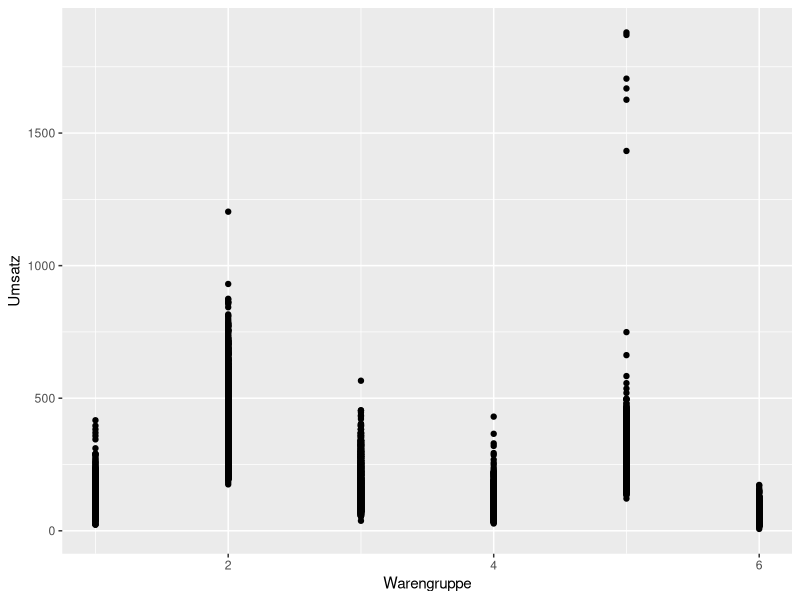
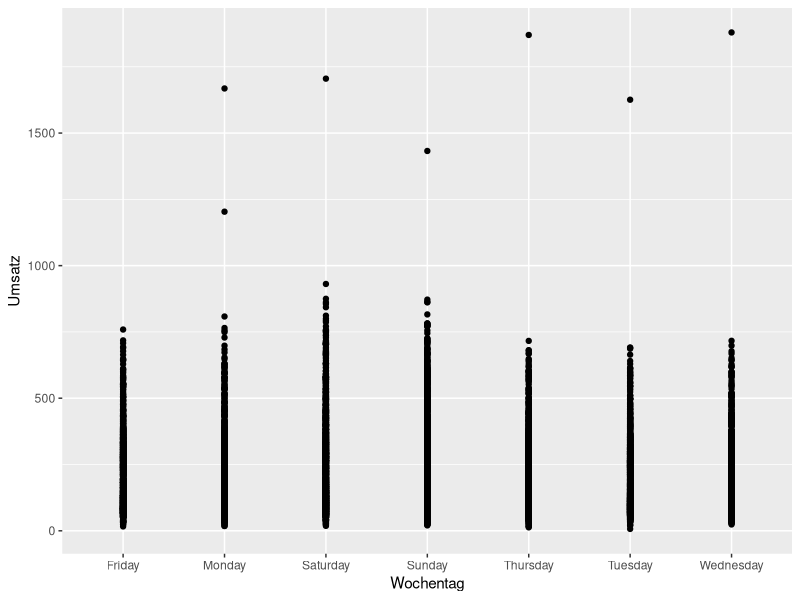
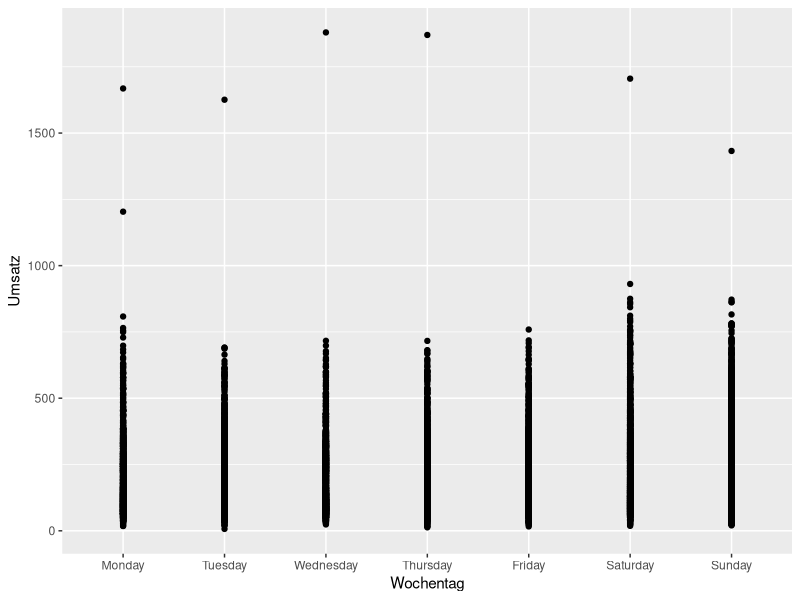

Generate these figures, in order, with R: (Note: this script raises an error after producing the figures.)
## ---- chunk 1
library(tidyverse)

umsatz_data <- read_csv("inc/umsatzdaten_gekuerzt.csv")

## ---- chunk 2
ggplot(umsatz_data, aes(x = Warengruppe, y = Umsatz)) + geom_point()

## ---- chunk 3

umsatz_data <- read_csv("inc/umsatzdaten_gekuerzt.csv") %>%
  mutate(Wochentag = weekdays(as.Date(Datum, "%d.%m.%Y")))

## ---- chunk 4
ggplot(umsatz_data, aes(x = Wochentag, y = Umsatz)) + geom_point()

## ---- chunk 5

umsatz_data <- read_csv("inc/umsatzdaten_gekuerzt.csv") %>%
  mutate(Wochentag = factor(weekdays(as.Date(Datum, "%d.%m.%Y")), 
                            levels = c("Monday", "Tuesday", "Wednesday", 
                                       "Thursday", "Friday", "Saturday", 
                                       "Sunday")))

ggplot(umsatz_data, aes(x = Wochentag, y = Umsatz)) + 
  geom_point()

## ---- chunk 6
plot_bar <- ggplot(umsatz_data, aes(x = Wochentag, y = Umsatz))+ geom_bar()
plot_bar

## ---- chunk 7
plot_bar_1 <- ggplot(umsatz_data, aes(x = Wochentag, y = Umsatz)) + 
  geom_bar(stat = "summary", fun.y = sum)
plot_bar_1

# * # The fun.y argument in geom_bar() is used to specify the summary function to be used to aggregate the data for each group.

# By default, fun.y is set to "identity", which means that the values of the y variable (i.e., Umsatz in this case) are used directly as the heights of the bars. However, in most cases, you will want to calculate a summary statistic of the y variable for each group, such as the mean, median, sum, etc.

#You can specify any summary function that you like using the fun.y argument. The function should take a vector of values and return a single summary value. For example, sum, mean, median, max, min, etc. are all valid summary functions.

#In the case of the bar plot we just created, we specified fun.y = sum, which means that the values of Umsatz for each weekday are summed up to create the bar heights. This is useful when you want to show the total amount of sales for each weekday, rather than the count of observations. *
# plot_bar_2 <- ggplot(umsatz_data, aes(x = Wochentag, y = Umsatz)) + geom_bar(stat = "summary")
# plot_bar_2
## ---- chunk 8
# * # Calculate mean and standard error for each weekday
umsatz_summary <- umsatz_data %>%
  group_by(Wochentag) %>%
  summarise(mean = mean(Umsatz),
            se = sd(Umsatz) / sqrt(n()))

# Add error bars to bar plot
plot_bar_3 <- ggplot(umsatz_summary, aes(x = Wochentag, y = mean)) +
  geom_bar(stat = "identity", fill = "steelblue") +
  geom_errorbar(aes(ymin = mean - 1.96*se, ymax = mean + 1.96*se), width = 0.4)
plot_bar_3
# *
# * In this code, we first use group_by() and summarise() to calculate the mean and standard error of Umsatz for each weekday. We then use geom_errorbar() to add error bars to the plot. The ymin and ymax arguments in geom_errorbar() specify the lower and upper bounds of the confidence interval, respectively, using a multiplier of 1.96 times the standard error to represent the 95% confidence interval. The width argument controls the width of the error bars. *

## ---- chunk 9
# *
sample_data <- umsatz_data[sample(nrow(umsatz_data), 5000),]
shapiro.test(sample_data$Umsatz)
# *

## ---- chunk 10
# *
plot_his <- ggplot(umsatz_data, aes(x = Umsatz)) + 
  geom_histogram(binwidth = 25)
plot_his

plot_his_1 <- ggplot(umsatz_data, aes(x = Umsatz)) + 
  geom_histogram(binwidth = 50, fill = "steelblue", color = "black") +
  labs(title = "Histogram of Umsatz", x = "Umsatz", y = "Count")
plot_his_1

# * 
## ---- chunk 11
# *
# Function to calculate mean and confidence interval using bootstrap method
bootstrap_mean_ci <- function(data, alpha = 0.05, n_bootstraps = 1000) {
  # Calculate the mean of the original data
  mean_orig <- mean(data, na.rm = TRUE)
  
  # Bootstrap resampling
  boot_means <- numeric(n_bootstraps)
  for (i in seq_len(n_bootstraps)) {
    boot_data <- sample(data, size = length(data), replace = TRUE)
    boot_means[i] <- mean(boot_data, na.rm = TRUE)
  }
  
  # Calculate confidence interval
  ci <- quantile(boot_means, c(alpha/2, 1-alpha/2))
  
  # Return the mean and confidence interval
  return(list(mean = mean_orig, ci = ci))
}

# Calculate mean and confidence interval for each weekday
umsatz_data_summary <- umsatz_data %>%
  group_by(Wochentag) %>%
  summarize(umsatz_mean = mean(Umsatz, na.rm = TRUE),
            umsatz_ci = bootstrap_mean_ci(Umsatz)$ci)

# Create bar plot with error bars
ggplot(umsatz_data_summary, aes(x = Wochentag, y = umsatz_mean)) +
  geom_bar(stat = "identity", fill = "steelblue") +
  geom_errorbar(aes(ymin = umsatz_ci[1], ymax = umsatz_ci[2]), 
                width = 0.2, size = 1, color = "black") +
  labs(x = "Wochentag", y = "Umsatz")
# *
## ---- chunk 12
# Checking again the mean of Monday to make sure.
Monday_data <- dplyr::filter(umsatz_data, umsatz_data$Wochentag == "Monday")
Monday_mean <- mean(Monday_data$Umsatz)
Monday_mean
## ---- chunk 13
bar_plots <- ggplot(umsatz_data, aes(x = Warengruppe, y = Umsatz)) +
  geom_bar(stat = "summary", fun = "mean") +
  stat_summary(fun.data = mean_sdl, fun.args = list(mult = 1), 
               geom = "errorbar", width = 0.2) +
  facet_wrap(~ Wochentag, ncol = 4) +
  labs(x = "Warengruppe", y = "Umsatz") +
  theme_bw()
bar_plots

## ---- chunk 14
# create a list of dataframes for each day of the week
data_list <- split(umsatz_data, umsatz_data$Wochentag)

# create a barplot with confidence intervals for each day of the week
for (i in 1:7) {
  plot_data <- data_list[[i]]
  p <- ggplot(plot_data, aes(x=Warengruppe, y=Umsatz)) +
         geom_bar(stat="identity", fill="#619CFF") +
         stat_summary(fun.data=mean_cl_normal, geom="errorbar", width=0.2, color="#F8766D") +
         scale_x_continuous(breaks=1:6, labels=c("1","2","3","4","5","6")) +
         labs(title=paste("Mean Umsatz per Warengruppe on", weekdays(as.Date(plot_data$Datum[1]))),
              x="Warengruppe", y="Umsatz") +
         theme_minimal()
  print(p)
}



